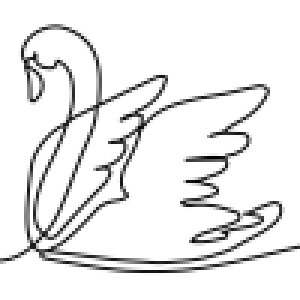
#> input picture data/swan-svg-crop.png, 100 x 100 px (shown 3 times larger)
$ python photomatch.py   (older library calls are emulated)
#> lines starting #> are read from the running program, lines starting #| are printed output that depends on the picture; long printed decimals are rounded
import numpy as np
from scipy.misc import imread, imresize
from scipy.spatial.distance import cosine


class PhotoMatch(object):
    def __init__(self, svg_file, robot_file):
#> called with svg_file = 'data/swan-svg-crop.png', robot_file = 'data/swan-robot-crop.png'
        self.svg_file = self.rgb2gray(imread(svg_file))
#> self.svg_file = 10000 values, max 255 at index 0, min 0 at index 5270, mean 233.9
        self.robot_file = self.rgb2gray(imread(robot_file))
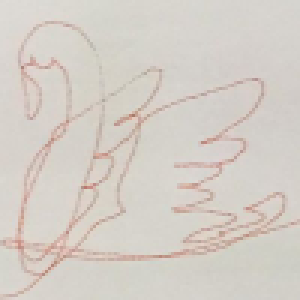
#> input picture data/swan-robot-crop.png, 100 x 100 px (shown 3 times larger)
#> self.robot_file = 10000 values, max 220.3 at index 2, min 134.4 at index 3844, mean 207
        self.cosine = cosine(self.svg_file, self.robot_file)
#> self.cosine = 0.026

    @staticmethod
    def rgb2gray(rgb):
        v = np.dot(rgb[:, :, :3], [0.299, 0.587, 0.114])
        return v.reshape((v.shape[0] * v.shape[1],))


if __name__ == '__main__':
    pm1 = PhotoMatch('data/swan-svg-crop.png', 'data/swan-robot-crop.png')
    print('Swan:', pm1.cosine)
#| Swan: 0.02599

    pm2 = PhotoMatch('data/flower-svg-crop.png', 'data/flower-robot-crop.png')
#> call 2 of __init__, with svg_file = 'data/flower-svg-crop.png', robot_file = 'data/flower-robot-crop.png'
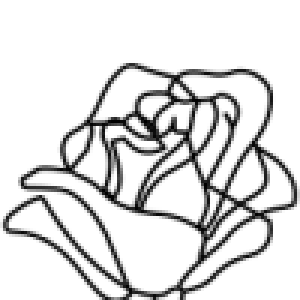
#> input picture data/flower-svg-crop.png, 100 x 100 px (shown 3 times larger)
#> in __init__ (call 2), `self.svg_file = self.rgb2gray(imread(svg_file))`: self.svg_file = 10000 values, max 255 at index 0, min 0 at index 2658, mean 221.1
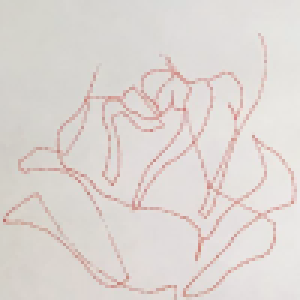
#> input picture data/flower-robot-crop.png, 100 x 100 px (shown 3 times larger)
#> in rgb2gray (call 4), `v = np.dot(rgb[:, :, :3], [0.299, 0.587, 0.114])`:
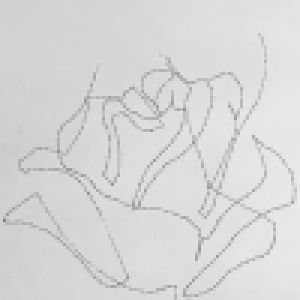
#> v: shape (100, 100) float64 (shown 3 times larger); min 130.6, max 235.5, mean 215.8
#> in __init__ (call 2), `self.robot_file = self.rgb2gray(imread(robot_file))`: self.robot_file = 10000 values, max 235.5 at index 6699, min 130.6 at index 7301, mean 215.8
#> in __init__ (call 2), `self.cosine = cosine(self.svg_file, self.robot_file)`: self.cosine = 0.0466
    print('Flower:', pm2.cosine)
#| Flower: 0.04664

    pm3 = PhotoMatch('data/heart-svg.jpg', 'data/heart-robot.jpg')
#> call 3 of __init__, with svg_file = 'data/heart-svg.jpg', robot_file = 'data/heart-robot.jpg'
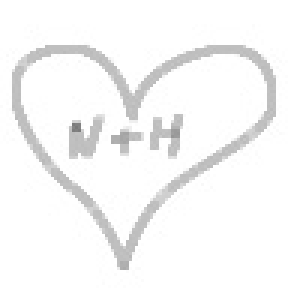
#> input picture data/heart-svg.jpg, 100 x 100 px (shown 3 times larger)
#> in __init__ (call 3), `self.svg_file = self.rgb2gray(imread(svg_file))`: self.svg_file = 10000 values, max 255 at index 0, min 121 at index 4225, mean 247.1
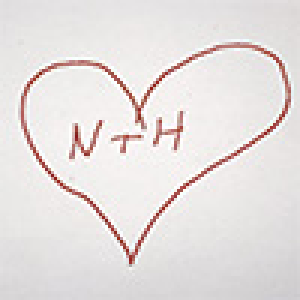
#> input picture data/heart-robot.jpg, 100 x 100 px (shown 3 times larger)
#> in rgb2gray (call 6), `v = np.dot(rgb[:, :, :3], [0.299, 0.587, 0.114])`:
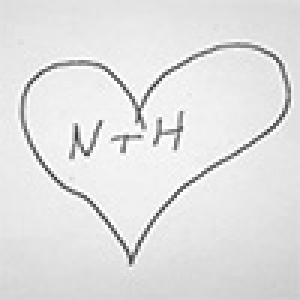
#> v: shape (100, 100) float64 (shown 3 times larger); min 56.96, max 255, mean 226
#> in __init__ (call 3), `self.robot_file = self.rgb2gray(imread(robot_file))`: self.robot_file = 10000 values, max 255 at index 3051, min 56.96 at index 4525, mean 226
#> in __init__ (call 3), `self.cosine = cosine(self.svg_file, self.robot_file)`: self.cosine = 0.00825
    print('Heart:', pm3.cosine)
#| Heart: 0.008246

    pm4 = PhotoMatch('data/giraffe-svg.jpg', 'data/giraffe-robot.jpg')
#> (the run stopped early here; a loop or call above may not have finished)
